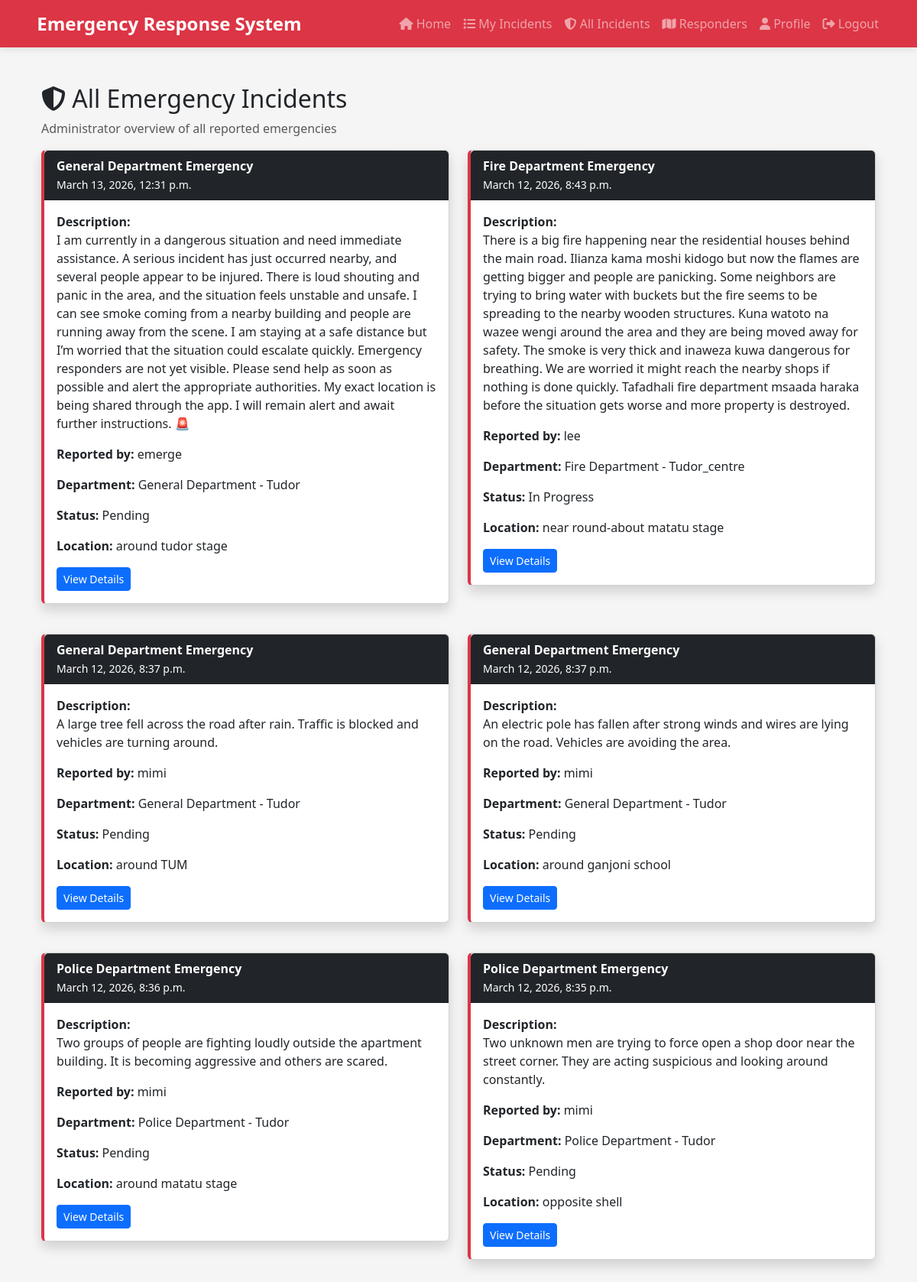
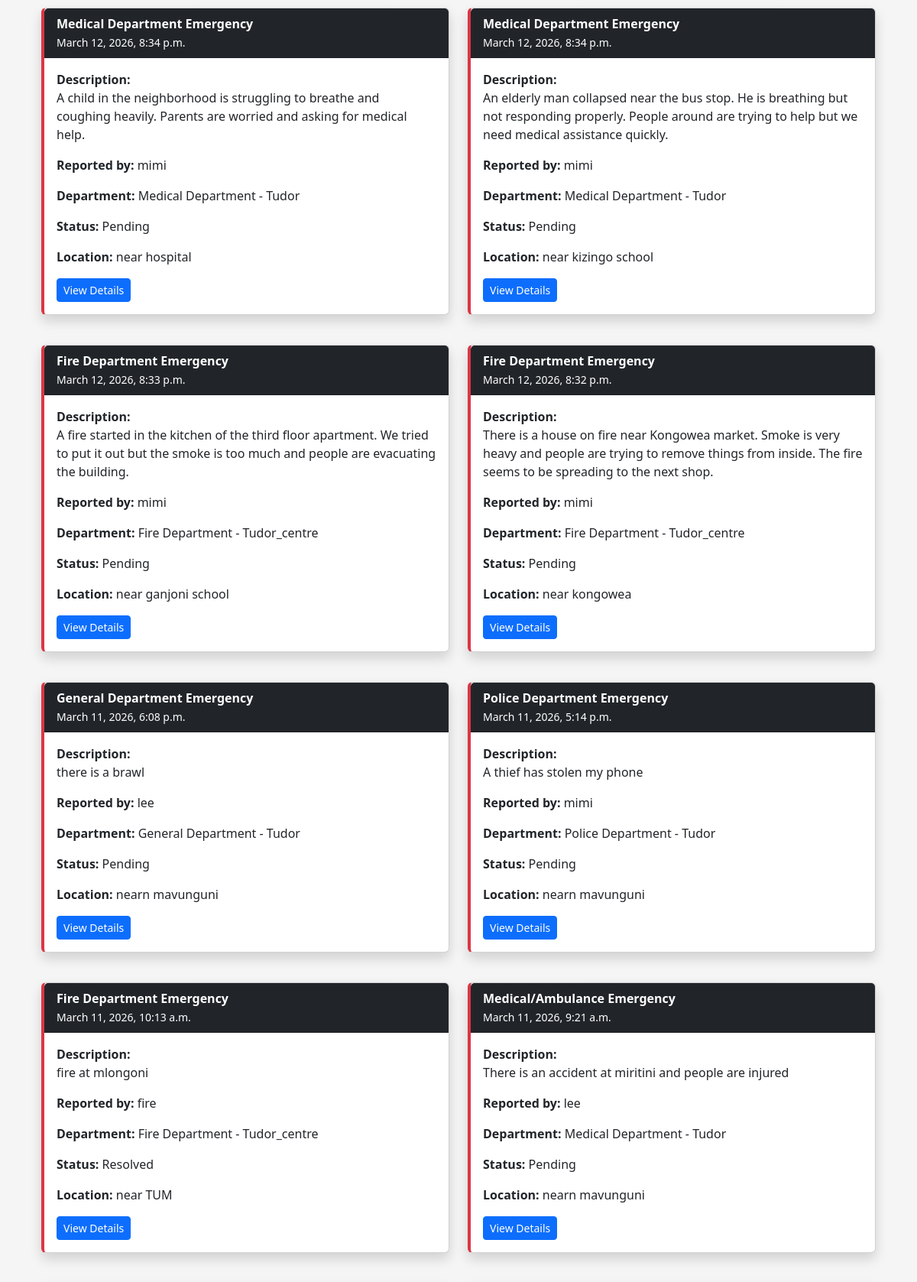
The app's page /all-incidents/ (signed in, upper part) with its own data (2 pictures, top to bottom).
### emergencyresponse_app/models.py (models this page shows, shortened)
class Incident(models.Model):
    user = models.ForeignKey(Profile, on_delete=models.CASCADE)  # ← use Profile
    department = models.ForeignKey(Department, on_delete=models.SET_NULL, null=True)
    title = models.CharField(max_length=255)
    description = models.TextField(max_length=2000)
    priority = models.CharField(max_length=20, choices=PRIORITY_CHOICES, default='high')
    status = models.CharField(max_length=20, choices=INCIDENT_STATUS_CHOICES, default='pending')
    latitude = models.FloatField(null=True, blank=True)
    longitude = models.FloatField(null=True, blank=True)
    location_name = models.CharField(max_length=255, blank=True, choices=CHUDA_AREA_CHOICES)
    location_description = models.CharField(max_length=255, blank=True)
    assigned_responder = models.ForeignKey(Responder, on_delete=models.SET_NULL, null=True, blank=True)
    created_at = models.DateTimeField(auto_now_add=True)
    updated_at = models.DateTimeField(auto_now=True)
    resolved_at = models.DateTimeField(null=True, blank=True)
    reported_by = models.ForeignKey(User,on_delete=models.SET_NULL,null=True,blank=True)
    class Meta:
        ordering = ['-created_at']

class Profile(models.Model):
    user = models.OneToOneField(User, on_delete=models.CASCADE)
    full_name = models.CharField(max_length=255)
    phone_number = models.CharField(max_length=20)
    location = models.CharField(max_length=100, choices=CHUDA_AREA_CHOICES, default=CHUDA_AREA_CHOICES[0][0])
    emergency_contact_name = models.CharField(max_length=255)
    emergency_contact_phone = models.CharField(max_length=20)

class Department(models.Model):
    name = models.CharField(max_length=100, choices=DEPARTMENT_CHOICES)
    description = models.TextField(blank=True)
    phone_number = models.CharField(max_length=20)
    latitude = models.FloatField(default=-4.0435, null=True, blank=True)  # Mombasa Chuda area
    longitude = models.FloatField(default=39.6682, null=True, blank=True)  # Mombasa Chuda area
    location_name = models.CharField(max_length=255, choices=CHUDA_AREA_CHOICES)
    created_at = models.DateTimeField(auto_now_add=True)
    class Meta:
        verbose_name_plural = 'Departments'
    def __str__(self):
        return f"{self.get_name_display()} - {self.location_name}"

### emergencyresponse_app/views.py (the view, shortened to what this page needs)
# urls.py: path('all-incidents/', views.all_incidents, name='all_incidents'),
@staff_member_required
def all_incidents(request):
    if request.user.is_superuser:
        incidents = Incident.objects.select_related(
            'user', 'department', 'assigned_responder'
        ).order_by('-created_at')
    return render(request, "templates/allincidents.html", {
        "incidents": incidents
    })

### templates/templates/allincidents.html
{% extends "base.html" %} {% block title %}All Emergency Reports{% endblock %}
{% block content %}
<div class="container mt-4">
  <h2>
    <i class="fas fa-shield-alt"></i>
    All Emergency Incidents
  </h2>
  <p class="text-muted">Administrator overview of all reported emergencies</p>
  {% if incidents %}
  <div class="row">
    {% for incident in incidents %}
    <div class="col-md-6 mb-4">
      <div class="card shadow">
        <div class="card-header bg-dark text-white">
          <strong>{{ incident.title }}</strong><br />
          {% load tz %}
          <small>{{ incident.created_at }}</small>
        </div>
        <div class="card-body">
            <strong>Description:</strong>
          <p>{{ incident.description }}</p>
          <p>
            <strong>Reported by:</strong>
            {{ incident.user.user.username }}
          </p>
          <p>
            <strong>Department:</strong>
            {{ incident.department }}
          </p>
          <p>
            <strong>Status:</strong>
            {{ incident.get_status_display }}
          </p>
          <p>
            <strong>Location:</strong>
            {{ incident.location_description }}
          </p>
          <a
            href="{% url 'incident_detail' incident.id %}"
            class="btn btn-primary btn-sm"
          >
            View Details
          </a>
        </div>
      </div>
    </div>
    {% endfor %}
  </div>
  {% else %}
  <div class="alert alert-info">No incidents reported yet.</div>
  {% endif %}
</div>
{% endblock %}

### templates/base.html (style rules this page uses)
:root { --primary-color: #dc3545; --emergency-red: #e74c3c; --success-green: #27ae60; --warning-yellow: #f39c12; --info-blue: #3498db; }
body { font-family: "Segoe UI", Tahoma, Geneva, Verdana, sans-serif; background-color: #f5f5f5; }
.card { border-left: 4px solid var(--primary-color); box-shadow: 0 2px 5px rgba(0, 0, 0, 0.1); margin-bottom: 15px; }

### records on screen
Incident: title "General Department Emergency", created_at "March 13, 2026, 12:31 p.m.", description "I am currently in a dangerous situation and need immediate assistance. A serious incident has just occurred nearby, and several people appear to be injured. There is loud shouting and panic in the area, and the situation feels unstable and unsafe. I can see smoke coming from a nearby building and people are running away from the scene. I am staying at a safe distance but I’m worried that the situation could escalate quickly. Emergency responders are not yet visible. Please send help as soon as possible and alert the appropriate authorities. My exact location is being shared through the app. I will remain alert and await further instructions. 🚨", user.user.username "emerge", department "General Department - Tudor", status "Pending", location_description "around tudor stage"
Incident: title "Fire Department Emergency", created_at "March 12, 2026, 8:43 p.m.", description "There is a big fire happening near the residential houses behind the main road. Ilianza kama moshi kidogo but now the flames are getting bigger and people are panicking. Some neighbors are trying to bring water with buckets but the fire seems to be spreading to the nearby wooden structures. Kuna watoto na wazee wengi around the area and they are being moved away for safety. The smoke is very thick and inaweza kuwa dangerous for breathing. We are worried it might reach the nearby shops if nothing is done quickly. Tafadhali fire department msaada haraka before the situation gets worse and more property is destroyed.", user.user.username "lee", department "Fire Department - Tudor_centre", status "In Progress", location_description "near round-about matatu stage"
Incident: title "General Department Emergency", created_at "March 12, 2026, 8:37 p.m.", description "A large tree fell across the road after rain. Traffic is blocked and vehicles are turning around.", user.user.username "mimi", department "General Department - Tudor", status "Pending", location_description "around TUM"
Incident: title "General Department Emergency", created_at "March 12, 2026, 8:37 p.m.", description "An electric pole has fallen after strong winds and wires are lying on the road. Vehicles are avoiding the area.", user.user.username "mimi", department "General Department - Tudor", status "Pending", location_description "around ganjoni school"
Incident: title "Police Department Emergency", created_at "March 12, 2026, 8:36 p.m.", description "Two groups of people are fighting loudly outside the apartment building. It is becoming aggressive and others are scared.", user.user.username "mimi", department "Police Department - Tudor", status "Pending", location_description "around matatu stage"
Incident: title "Police Department Emergency", created_at "March 12, 2026, 8:35 p.m.", description "Two unknown men are trying to force open a shop door near the street corner. They are acting suspicious and looking around constantly.", user.user.username "mimi", department "Police Department - Tudor", status "Pending", location_description "opposite shell"
Incident: title "Medical Department Emergency", created_at "March 12, 2026, 8:34 p.m.", description "A child in the neighborhood is struggling to breathe and coughing heavily. Parents are worried and asking for medical help.", user.user.username "mimi", department "Medical Department - Tudor", status "Pending", location_description "near hospital"
Incident: title "Medical Department Emergency", created_at "March 12, 2026, 8:34 p.m.", description "An elderly man collapsed near the bus stop. He is breathing but not responding properly. People around are trying to help but we need medical assistance quickly.", user.user.username "mimi", department "Medical Department - Tudor", status "Pending", location_description "near kizingo school"
Incident: title "Fire Department Emergency", created_at "March 12, 2026, 8:33 p.m.", description "A fire started in the kitchen of the third floor apartment. We tried to put it out but the smoke is too much and people are evacuating the building.", user.user.username "mimi", department "Fire Department - Tudor_centre", status "Pending", location_description "near ganjoni school"
Incident: title "Fire Department Emergency", created_at "March 12, 2026, 8:32 p.m.", description "There is a house on fire near Kongowea market. Smoke is very heavy and people are trying to remove things from inside. The fire seems to be spreading to the next shop.", user.user.username "mimi", department "Fire Department - Tudor_centre", status "Pending", location_description "near kongowea"
Incident: title "General Department Emergency", created_at "March 11, 2026, 6:08 p.m.", description "there is a brawl", user.user.username "lee", department "General Department - Tudor", status "Pending", location_description "nearn mavunguni"
Incident: title "Police Department Emergency", created_at "March 11, 2026, 5:14 p.m.", description "A thief has stolen my phone", user.user.username "mimi", department "Police Department - Tudor", status "Pending", location_description "nearn mavunguni"
Incident: title "Fire Department Emergency", created_at "March 11, 2026, 10:13 a.m.", description "fire at mlongoni", user.user.username "fire", department "Fire Department - Tudor_centre", status "Resolved", location_description "near TUM"
Incident: title "Medical/Ambulance Emergency", created_at "March 11, 2026, 9:21 a.m.", description "There is an accident at miritini and people are injured", user.user.username "lee", department "Medical Department - Tudor", status "Pending", location_description "nearn mavunguni"
